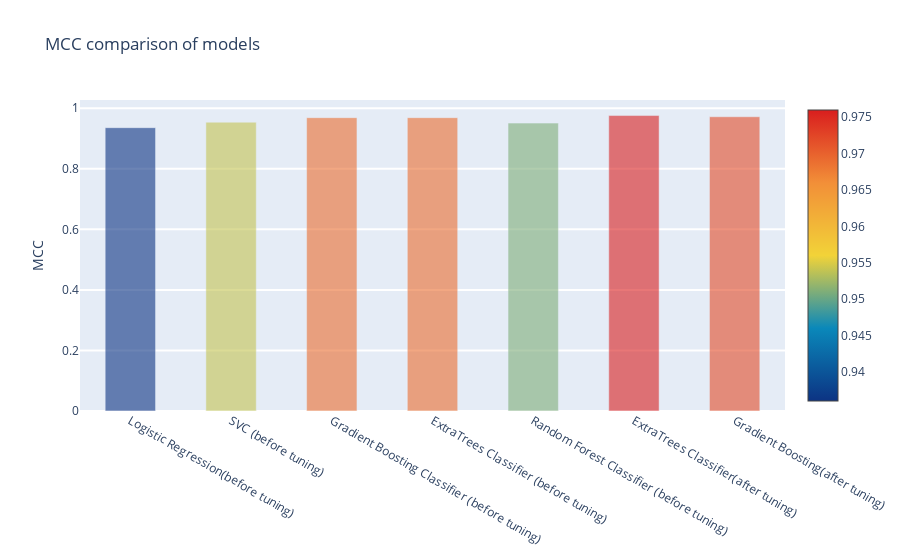

The notebook cell this image was saved under:
### Code cell
import re
import sklearn

import seaborn as sns
%matplotlib inline

import plotly.offline as py
py.init_notebook_mode(connected=True)
import plotly.graph_objs as go
import plotly.tools as tls


y = performance_comp['MCC'].values
x = MODEL
data = [go.Bar(
            x= x,
             y= y,
            width = 0.5,
            marker=dict(
               color =  performance_comp['MCC'].values,
            colorscale='Portland',
            showscale=True,
            reversescale = False
            ),
            opacity=0.6
        )]

layout= go.Layout(
    autosize= True,
    title= 'MCC comparison of models',
    hovermode= 'closest',

    yaxis=dict(
        title= 'MCC',
        ticklen= 5,
        gridwidth= 2
    ),
    showlegend= False
)
fig = go.Figure(data=data, layout=layout)
py.iplot(fig, filename='bar-direct-labels')

### Figure 1 — Plotly figure (JSON) as saved in the notebook; plotly's stock layout.template omitted (floating-point values rounded to 4 significant figures)
{"data": [{"marker": {"color": [0.936, 0.954, 0.969, 0.969, 0.951, 0.976, 0.972], "colorscale": [[0, "rgb(12,51,131)"], [0.25, "rgb(10,136,186)"], [0.5, "rgb(242,211,56)"], [0.75, "rgb(242,143,56)"], [1, "rgb(217,30,30)"]], "reversescale": false, "showscale": true}, "opacity": 0.6, "type": "bar", "width": 0.5, "x": ["Logistic Regression(before tuning)", "SVC (before tuning)", "Gradient Boosting Classifier (before tuning)", "ExtraTrees Classifier (before tuning)", "Random Forest Classifier (before tuning)", "ExtraTrees Classifier(after tuning)", "Gradient Boosting(after tuning)"], "y": [0.936, 0.954, 0.969, 0.969, 0.951, 0.976, 0.972]}], "layout": {"autosize": true, "hovermode": "closest", "showlegend": false, "title": {"text": "MCC comparison of models"}, "yaxis": {"gridwidth": 2, "ticklen": 5, "title": {"text": "MCC"}}}}
